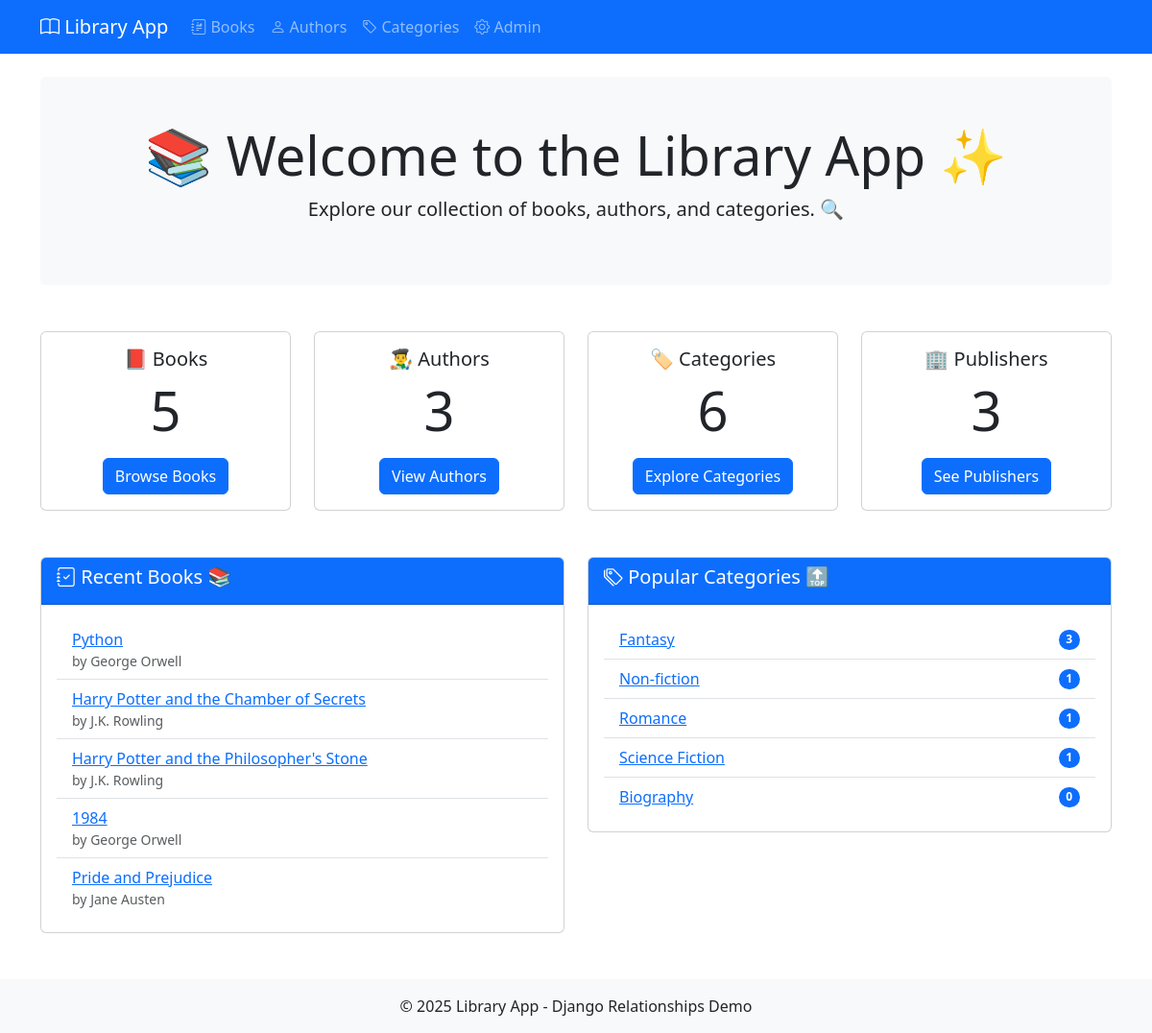
The page / on the database its author committed.
### library/models.py (models this page shows, shortened)
class Book(models.Model):
    title = models.CharField(max_length=200)
    author = models.ForeignKey(
        Author,
        on_delete=models.CASCADE,
        related_name='books'
    )
    isbn = models.CharField('ISBN', max_length=13, unique=True)
    publication_date = models.DateField(null=True, blank=True)
    summary = models.TextField(blank=True)
    categories = models.ManyToManyField(Category, related_name='books')
    publishers = models.ManyToManyField(
        Publisher,
        through='Publication',
        through_fields=('book', 'publisher'),
        related_name='books'
    )

class Author(models.Model):
    name = models.CharField(max_length=100)
    birth_date = models.DateField(null=True, blank=True)
    biography = models.TextField(blank=True)

class Category(models.Model):
    name = models.CharField(max_length=50)
    description = models.TextField(blank=True)
    slug = models.SlugField(unique=True)
    class Meta:
        verbose_name_plural = "categories"

### library/views.py (the view)
# urls.py: 2. Add a URL to urlpatterns:  path('', views.home, name='home')
def home(request):
    context = {
        'total_books': Book.objects.count(),
        'total_authors': Author.objects.count(),
        'total_categories': Category.objects.count(),
        'total_publishers': Publisher.objects.count(),
        'categories': Category.objects.annotate(
            book_count=Count('books')
        ).order_by('-book_count')[:5],
        'recent_books': Book.objects.select_related('author').order_by('-publication_date')[:5],
    }
    return render(request, 'library/home.html', context)

### library/templates/library/home.html (shortened to what this page needs)
{% extends "library/base.html" %}
{% block content %}
<div class="jumbotron py-5 bg-light rounded">
    <div class="container text-center">
        <h1 class="display-4">📚 Welcome to the Library App ✨</h1>
        <p class="lead">Explore our collection of books, authors, and categories. 🔍</p>
    </div>
</div>
<div class="row mt-5">
    <div class="col-md-3">
        <div class="card text-center mb-4">
            <div class="card-body">
                <h5 class="card-title">📕 Books</h5>
                <p class="card-text display-4">{{ total_books }}</p>
                <a href="{% url 'book_list' %}" class="btn btn-primary">Browse Books</a>
            </div>
        </div>
    </div>
    <div class="col-md-3">
        <div class="card text-center mb-4">
            <div class="card-body">
                <h5 class="card-title">👨‍🎨 Authors</h5>
                <p class="card-text display-4">{{ total_authors }}</p>
                <a href="{% url 'author_list' %}" class="btn btn-primary">View Authors</a>
            </div>
        </div>
    </div>
    <div class="col-md-3">
        <div class="card text-center mb-4">
            <div class="card-body">
                <h5 class="card-title">🏷️ Categories</h5>
                <p class="card-text display-4">{{ total_categories }}</p>
                <a href="{% url 'category_list' %}" class="btn btn-primary">Explore Categories</a>
            </div>
        </div>
    </div>
    <div class="col-md-3">
        <div class="card text-center mb-4">
            <div class="card-body">
                <h5 class="card-title">🏢 Publishers</h5>
                <p class="card-text display-4">{{ total_publishers }}</p>
                <a href="{% url 'publisher_list' %}" class="btn btn-primary">See Publishers</a>
            </div>
        </div>
    </div>
</div>
<div class="row mt-4">
    <div class="col-md-6">
        <div class="card">
            <div class="card-header bg-primary text-white">
                <h5><i class="bi bi-journal-check"></i> Recent Books 📚</h5>
            </div>
            <div class="card-body">
                <ul class="list-group list-group-flush">
                    {% for book in recent_books %}
                        <li class="list-group-item">
                            <a href="{% url 'book_detail' book.id %}">{{ book.title }}</a>
                            <small class="text-muted d-block">by {{ book.author.name }}</small>
                        </li>
                    {% empty %}
                        <li class="list-group-item">No books available yet. 📭</li>
                    {% endfor %}
                </ul>
            </div>
        </div>
    </div>
    <div class="col-md-6">
        <div class="card">
            <div class="card-header bg-primary text-white">
                <h5><i class="bi bi-tags"></i> Popular Categories 🔝</h5>
            </div>
            <div class="card-body">
                <ul class="list-group list-group-flush">
                    {% for category in categories %}
                        <li class="list-group-item d-flex justify-content-between align-items-center">
                            <a href="{% url 'category_detail' category.slug %}">{{ category.name }}</a>
                            <span class="badge bg-primary rounded-pill">{{ category.book_count }}</span>
                        </li>
                    {% empty %}
                        <li class="list-group-item">No categories available yet. 📭</li>
                    {% endfor %}
                </ul>
            </div>
        </div>
    </div>
</div>
{% endblock %}

### rows shown on the page
Book: title "Python", author.name "George Orwell"
Book: title "Harry Potter and the Chamber of Secrets", author.name "J.K. Rowling"
Book: title "Harry Potter and the Philosopher's Stone", author.name "J.K. Rowling"
Book: title "1984", author.name "George Orwell"
Book: title "Pride and Prejudice", author.name "Jane Austen"
Category: name "Fantasy", book_count "3"
Category: name "Non-fiction", book_count "1"
Category: name "Romance", book_count "1"
Category: name "Science Fiction", book_count "1"
Category: name "Biography", book_count "0"

### other values the page prints
{{ total_books }} "5"
{{ total_authors }} "3"
{{ total_categories }} "6"
{{ total_publishers }} "3"
